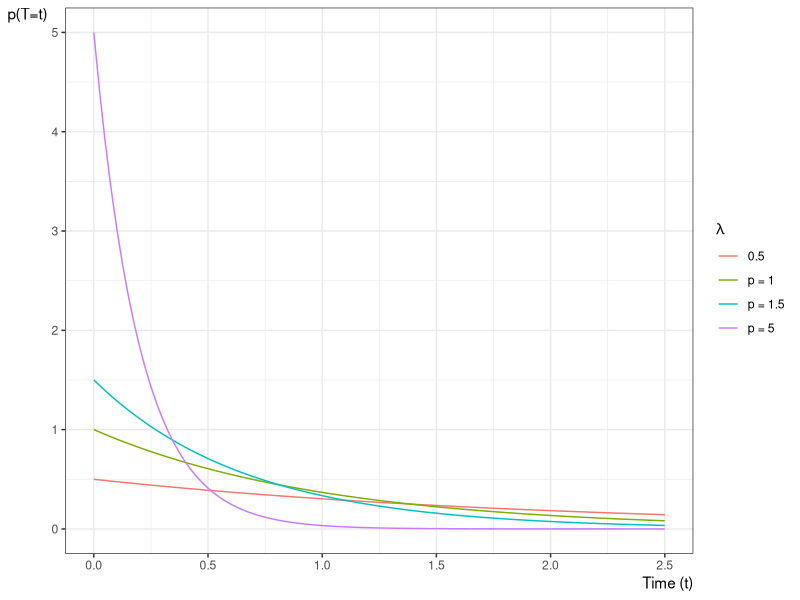

Write the R code that produced this figure.
## ---- chunk 1
library(ggplot2)
ggplot() +
  geom_function(
    aes(col = "0.5"),
    fun = \(x) dexp(x, rate = 0.5)
  ) +
  geom_function(
    aes(col = "p = 1"),
    fun = \(x) dexp(x, rate = 1)
  ) +
  geom_function(
    aes(col = "p = 1.5"),
    fun = \(x) dexp(x, rate = 1.5)
  ) +
  geom_function(
    aes(col = "p = 5"),
    fun = \(x) dexp(x, rate = 5)
  ) +
  theme_bw() +
  ylab("p(T=t)") +
  guides(col = guide_legend(title = expr(lambda))) +
  xlab("Time (t)") +
  xlim(0, 2.5) +
  theme(
    axis.title.x =
      element_text(
        angle = 0,
        vjust = 1,
        hjust = 1
      ),
    axis.title.y =
      element_text(
        angle = 0,
        vjust = 1,
        hjust = 1
      )
  )
